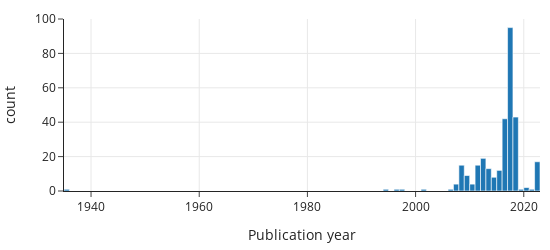

Notebook cell for this chart:
### Markdown cell above
Plotting the timestamps on a histogram shows that most articles were published after 2000, although there seems to be at least one article published before 1940:

### Code cell
fig = px.histogram(
    X_train["timestamp"],
    labels={"value": "Publication year"}, width=550, height=250,
)
fig.update_layout(showlegend=False)

### Figure 1 — Plotly figure (JSON) as saved in the notebook; plotly's stock layout.template omitted (floating-point values rounded to 4 significant figures; data arrays with more than 128 entries replaced by an {"elided": "..."} marker saying what was removed)
{"data": [{"alignmentgroup": "True", "bingroup": "x", "hovertemplate": "variable=timestamp<br>Publication year=%{x}<br>count=%{y}<extra></extra>", "legendgroup": "timestamp", "marker": {"color": "#1F77B4", "pattern": {"shape": ""}}, "name": "timestamp", "offsetgroup": "timestamp", "orientation": "v", "showlegend": true, "type": "histogram", "x": {"elided": "584 str values"}, "xaxis": "x", "yaxis": "y"}], "layout": {"barmode": "relative", "height": 250, "legend": {"title": {"text": "variable"}, "tracegroupgap": 0}, "showlegend": false, "width": 550, "xaxis": {"anchor": "y", "autorange": true, "domain": [0, 1], "range": ["1935-01-01", "2023-01-01"], "title": {"text": "Publication year"}, "type": "date"}, "yaxis": {"anchor": "x", "autorange": true, "domain": [0, 1], "range": [0, 100], "title": {"text": "count"}}}}
